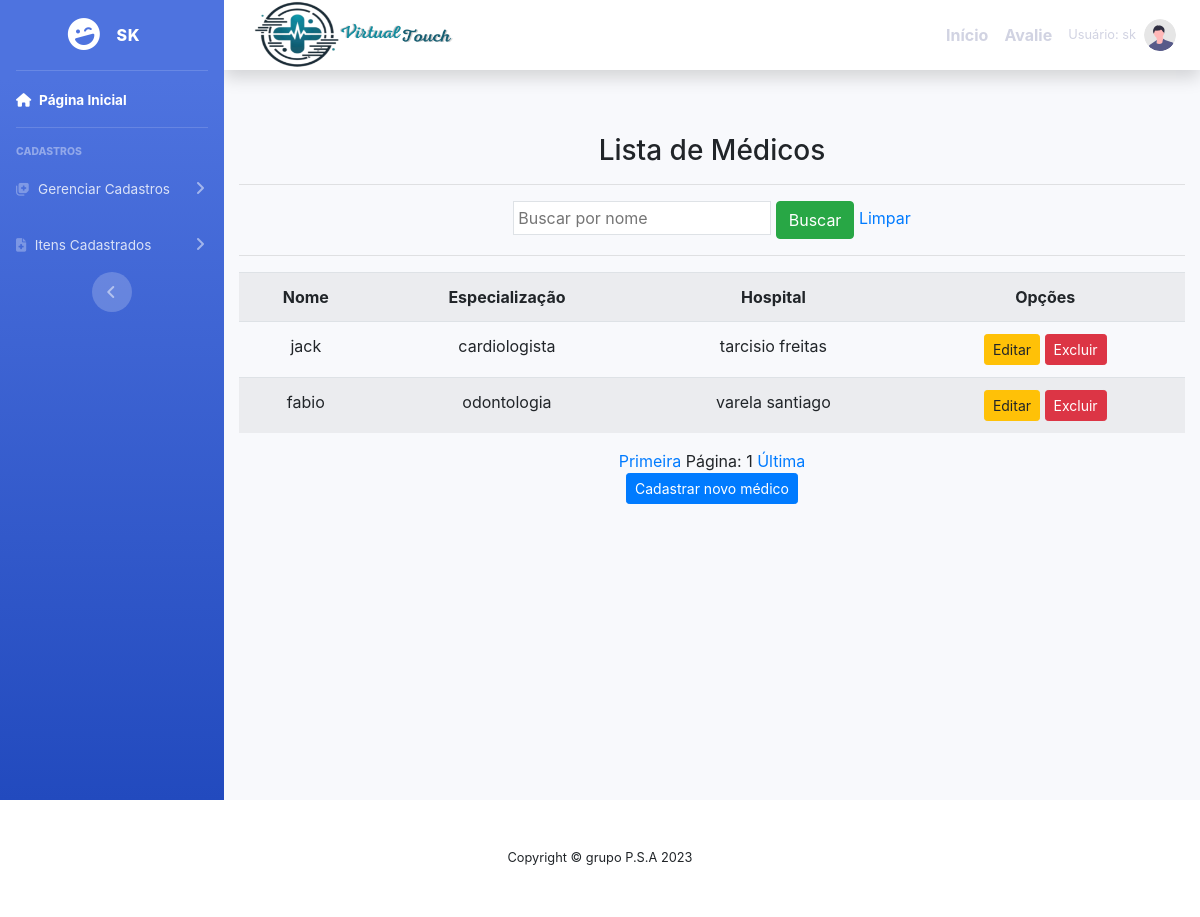
/listar/Medico/ (signed in), run on the app's committed database.
### cadastros/models.py (models this page shows, shortened)
class Medico(models.Model):
    usuario  = models.ForeignKey(User, on_delete=models.PROTECT)
    numero = models.IntegerField(verbose_name="Número de telefone")
    nome = models.CharField(max_length=50, verbose_name=" nome")
    cpf = models.CharField(max_length = 11 ,verbose_name=" cpf ")
    especificacao = models.CharField(max_length=150)
    hospital = models.ForeignKey(Hospital, on_delete=models.PROTECT)

class Hospital(models.Model):
    usuario = models.ForeignKey(User, on_delete=models.PROTECT)
    nome = models.CharField(max_length=50)
    descricao = models.CharField(max_length=150,
        verbose_name="descricao")

### cadastros/views.py (the view)
# urls.py: path('listar/Medico/', MedicoList.as_view(),
class MedicoList(GroupRequiredMixin, ListView):
    group_required = u'Medico'
    login_url = reverse_lazy('login')
    model = Medico
    template_name = 'listas/medico.html'
    paginate_by = 5
    def get_queryset(self):
        nome = self.request.GET.get('nome')
        if nome:
            medico = Medico.objects.filter(nome__icontains=nome)
        else:
            medico = Medico.objects.all()
        return medico

### paginas/templates/listas/medico.html (shortened to what this page needs)
{% extends 'modelo.html' %}
{% load static %}
{% block conteudo %}
    <div class="container">
        <h3>Lista de Médicos</h3>
        <hr>
        <div class="table-responsive">
            <form action="?" method="GET">
                <input type="text" name="nome" class="p-1 border" value="{{ nome }}" placeholder="Buscar por nome">
                <button type="submit" class="btn btn-success">Buscar</button>
                <a href="{% url 'listar-medico' %}">Limpar</a>
            </form>
            <hr>
            <table class="table table-striped">
                <tr>
                    <th>Nome</th>
                    <th>Especialização</th>
                    <th>Hospital</th>
                    <th>Opções</th>
                </tr>
                {% for medico in page_obj %}
                    <tr>
                        <td>{{ medico.nome }}</td>
                        <td>{{ medico.especificacao }}</td>
                        <td>{{ medico.hospital.nome }}</td>
                        <td>
                            <a href="{% url 'editar-medico' medico.pk %}" class="btn btn-warning btn-sm" title="Editar">Editar</a>
                            <a href="{% url 'excluir-medico' medico.pk %}" class="btn btn-danger btn-sm" title="Excluir">Excluir</a>
                        </td>
                    </tr>
                {% empty %}
                    <tr>
                        <td colspan="4">Nenhum médico registrado.</td>
                    </tr>
                {% endfor %}
            </table>
            <div class="text-center">
                <a href="?page=1">Primeira</a>
                <span>Página: {{ page_obj.number }}</span>
                <a href="?page={{ page_obj.paginator.num_pages }}">Última</a>
            </div>
            <a href="{% url 'cadastrar-medico' %}"><button class="btn btn-primary btn-sm">Cadastrar novo médico</button></a>
        </div>
    </div>
{% endblock %}

### paginas/templates/includes/sidebar.html (shortened to what this page needs)
<link href="https://stackpath.bootstrapcdn.com/bootstrap/4.5.2/css/bootstrap.min.css" rel="stylesheet">
<ul class="navbar-nav bg-gradient-primary sidebar sidebar-dark accordion" id="accordionSidebar">
    <a class="sidebar-brand d-flex align-items-center justify-content-center" href="?">
        <div class="sidebar-brand-icon rotate-n-15">
            <i class="fas fa-laugh-wink"></i>
        </div>
        <div class="sidebar-brand-text mx-3">{{ user.get_username }}</div>
    </a>
    <hr class="sidebar-divider my-0">
    <li class="nav-item active">
        <a class="nav-link" href="{% url 'inicio' %}">
            <i class="fas fa-home"></i>
            <span>Página Inicial</span>
        </a>
    </li>
    <hr class="sidebar-divider">
    <div class="sidebar-heading">Cadastros</div>
    <li class="nav-item">
        <a class="nav-link collapsed" href="#" data-toggle="collapse" data-target="#collapseTwo"
           aria-expanded="true" aria-controls="collapseTwo">
            <i class="fas fa-notes-medical"></i>
            <span>Gerenciar Cadastros</span>
        </a>
    </li>
    <li class="nav-item">
        <a class="nav-link collapsed" href="#" data-toggle="collapse" data-target="#collapseUtilities"
           aria-expanded="true" aria-controls="collapseUtilities">
            <i class="fas fa-file-medical"></i>
            <span>Itens Cadastrados</span>
        </a>
    </li>
    <div class="text-center d-none d-md-inline">
        <button class="rounded-circle border-0" id="sidebarToggle"></button>
    </div>
</ul>

### paginas/templates/includes/navbar.html (shortened to what this page needs)
{% load static %}
<nav class="navbar navbar-expand navbar-light bg-white topbar mb-4 static-top shadow">
    <a class="navbar-brand" href="{% url 'inicio' %}">
        <img src="{% static 'fotos/LOGO.png' %}" alt="Logo" width="300" height="150" class="mr-2">
    </a>
    <ul class="navbar-nav ml-auto">
        {% if user.is_authenticated %}
            <li class="nav-item active">
                <a class="nav-link" href="{% url 'inicio' %}"> <strong> Início </strong> <span class="sr-only">(current)</span></a>
            </li>
            <li class="nav-item active">
                <a class="nav-link" href="{% url 'cadastra-comentario' %}"> <strong> Avalie </strong> </a>
            </li>
            <li class="nav-item dropdown no-arrow">
                <a class="nav-link dropdown-toggle" href="#" id="userDropdown" role="button"
                    data-toggle="dropdown" aria-haspopup="true" aria-expanded="false">
                    <span class="mr-2 d-none d-lg-inline text-gray-600 small">Usuário: {{ user.get_username }}</span>
                    <img class="img-profile rounded-circle"
                        src="{% static 'fotos/undraw_profile.svg' %}">
                </a>
            </li>
        {% endif %}
    </ul>
</nav>

### static/css/meu.css (style rules this page uses)
body { font-family: 'Times New Roman', Times, serif; background: linear-gradient(to bottom, #ffffff, #a0c6e5); margin: 0; padding: 0; }
.container { margin-top: 20px; padding: 20px; text-align: center; }

### data on the page
Medico: nome "jack", especificacao "cardiologista", hospital.nome "tarcisio freitas"
Medico: nome "fabio", especificacao "odontologia", hospital.nome "varela santiago"

### other printed values
{{ user.get_username }} "SK"
{{ user.get_username }} "sk"
{{ page_obj.number }} "1"
